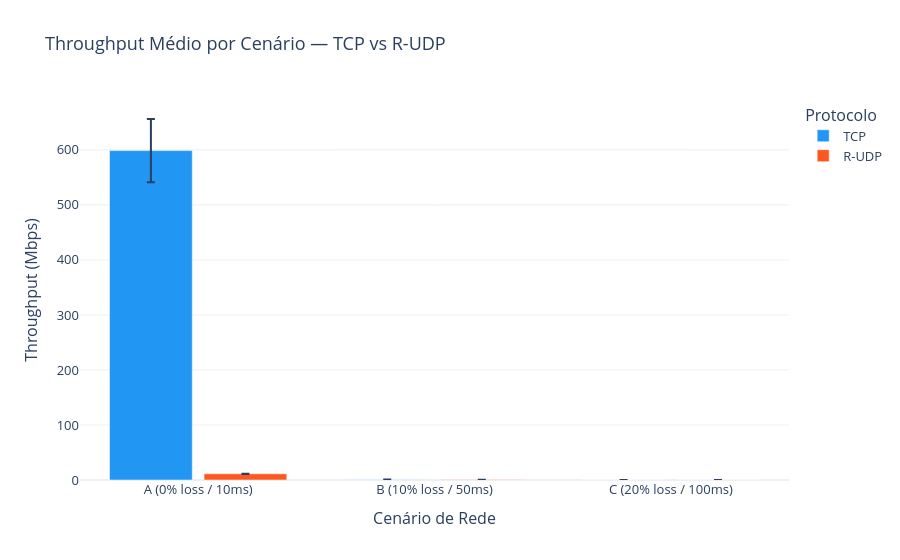

This figure's notebook cell:
### Markdown cell above
## 3. Gráfico 1 — Throughput médio ± desvio padrão

### Code cell
stats = app_df.groupby(['scenario', 'protocol'])['throughput_mbps'].agg(['mean', 'std']).reset_index()
stats.columns = ['scenario', 'protocol', 'mean', 'std']
stats['scenario_label'] = stats['scenario'].map(SCENARIO_LABELS)

fig = go.Figure()
for proto, color in COLORS.items():
    sub = stats[stats['protocol'] == proto]
    fig.add_trace(go.Bar(
        name=proto,
        x=sub['scenario_label'],
        y=sub['mean'],
        error_y=dict(type='data', array=sub['std'].fillna(0).tolist(), visible=True),
        marker_color=color,
        width=0.35,
    ))
fig.update_layout(
    title='Throughput Médio por Cenário — TCP vs R-UDP',
    xaxis_title='Cenário de Rede',
    yaxis_title='Throughput (Mbps)',
    barmode='group',
    template='plotly_white',
    legend_title='Protocolo',
    font=dict(size=13),
)
fig.write_html(os.path.join(PLOTS_DIR, 'throughput.html'))
fig.show()

### Figure 1 — Plotly figure (JSON) as saved in the notebook; plotly's stock layout.template omitted (floating-point values rounded to 4 significant figures)
{"data": [{"error_y": {"array": [57.42, 0.01178, 0.004738], "type": "data", "visible": true}, "marker": {"color": "#2196F3"}, "name": "TCP", "type": "bar", "width": 0.35, "x": ["A (0% loss / 10ms)", "B (10% loss / 50ms)", "C (20% loss / 100ms)"], "y": [598.7, 0.6756, 0.1737]}, {"error_y": {"array": [0.1865, 0.009238, 0.003428], "type": "data", "visible": true}, "marker": {"color": "#FF5722"}, "name": "R-UDP", "type": "bar", "width": 0.35, "x": ["A (0% loss / 10ms)", "B (10% loss / 50ms)", "C (20% loss / 100ms)"], "y": [11.31, 0.3025, 0.1834]}], "layout": {"barmode": "group", "font": {"size": 13}, "legend": {"title": {"text": "Protocolo"}}, "title": {"text": "Throughput Médio por Cenário — TCP vs R-UDP"}, "xaxis": {"title": {"text": "Cenário de Rede"}}, "yaxis": {"title": {"text": "Throughput (Mbps)"}}}}
